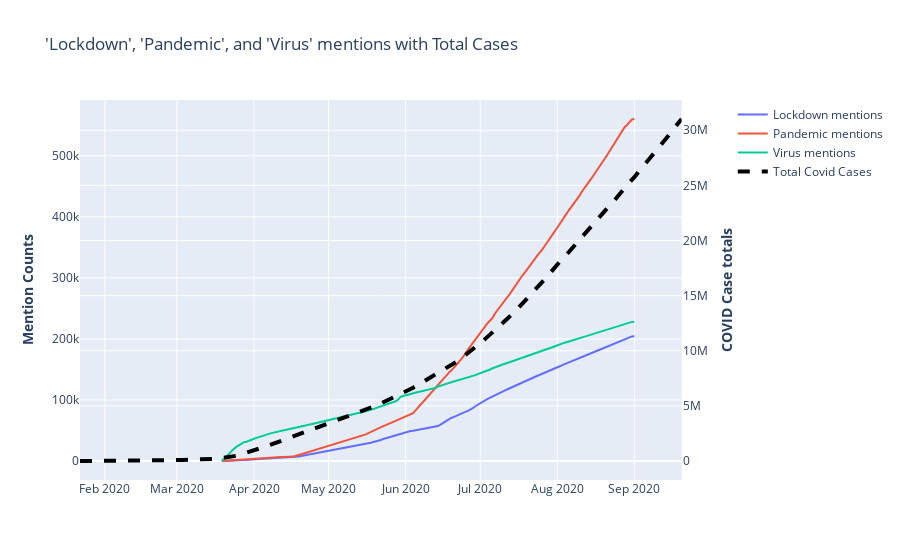

Here is the notebook cell this chart was saved with:
### Markdown cell above
## Interesting Pandemic related words and Total Cases
- We wanted to get a look at mentions of 'Lockdown', 'Pandemic', and 'Virus' compared to the increase in total COVID-19 cases throughout the world and as various measures were taken to slow the spread of the virus.

### Code cell
gp1.words_linechart_one()

### Figure 1 — Plotly figure (JSON) as saved in the notebook; plotly's stock layout.template omitted (floating-point values rounded to 4 significant figures; data arrays with more than 128 entries replaced by an {"elided": "..."} marker saying what was removed)
{"data": [{"name": "Lockdown mentions", "type": "scatter", "x": {"elided": "166 str values"}, "xaxis": "x", "y": {"elided": "166 int values"}, "yaxis": "y"}, {"name": "Pandemic mentions", "type": "scatter", "x": {"elided": "167 str values"}, "xaxis": "x", "y": {"elided": "167 int values"}, "yaxis": "y"}, {"name": "Virus mentions", "type": "scatter", "x": {"elided": "167 str values"}, "xaxis": "x", "y": {"elided": "167 int values"}, "yaxis": "y"}, {"line": {"color": "black", "dash": "dash", "width": 4}, "name": "Total Covid Cases", "type": "scatter", "x": {"elided": "243 str values"}, "xaxis": "x", "y": {"elided": "243 int values"}, "yaxis": "y2"}], "layout": {"title": {"text": "'Lockdown', 'Pandemic', and 'Virus' mentions with Total Cases"}, "xaxis": {"anchor": "y", "domain": [0, 0.94]}, "yaxis": {"anchor": "x", "domain": [0, 1], "title": {"text": "<b>Mention Counts</b>"}}, "yaxis2": {"anchor": "x", "overlaying": "y", "side": "right", "title": {"text": "<b>COVID Case totals</b>"}}}}
